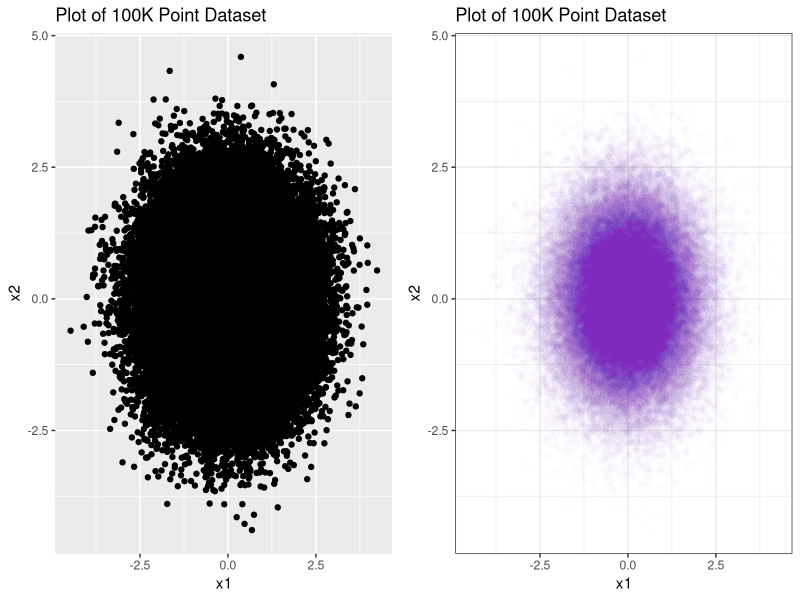
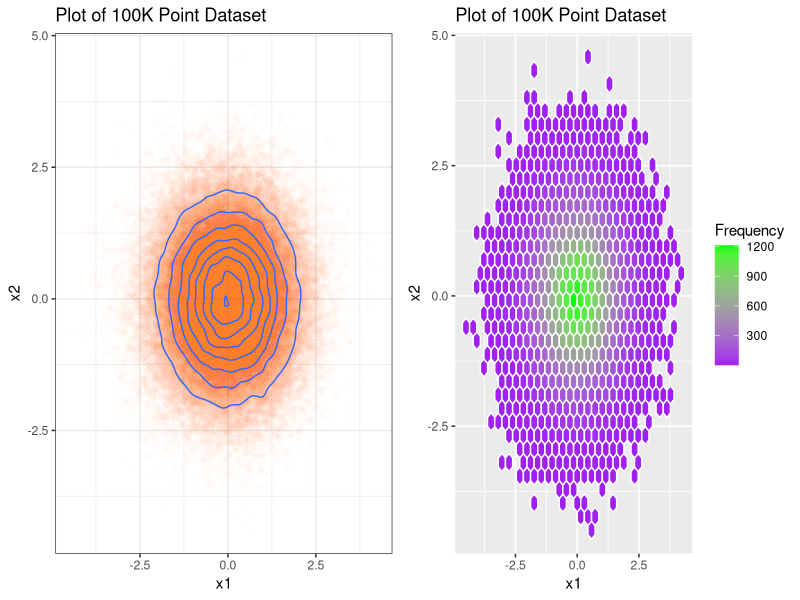
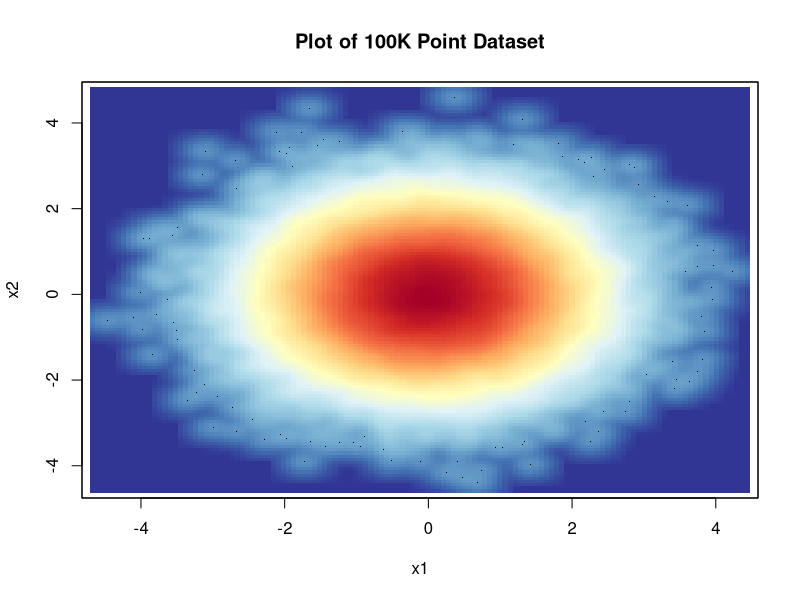

Reproduce these figures in R, in order.
## ---- chunk 1
library(knitr)
knitr::opts_chunk$set(tidy=FALSE, 
               fig.width=10,
               fig.height=5,
               fig.align='left',
               warning=FALSE,
               message=FALSE,
               echo=TRUE)
options(width = 120)
library(ggplot2)
library(colorspace)
library(gridExtra)
## ---- chunk 2
# generate an artificial, large dataset
x1 = rnorm(100000)
x2 = rnorm(100000)
bigdf = as.data.frame(cbind(x1,x2))
## ---- chunk 3
p = ggplot(bigdf,aes(x=x1,y=x2))  +
  ggtitle("Plot of 100K Point Dataset") +
  xlab("x1") +
  ylab("x2")
p1 = p + geom_point()
p2 = p + geom_point(alpha = 0.01, colour="purple") +
  theme_bw()
grid.arrange(p1,p2,ncol=2)
## ---- chunk 4
p = ggplot(bigdf,aes(x=x1,y=x2)) +
  ggtitle("Plot of 100K Point Dataset") +
  xlab("x1") +
  ylab("x2")
p1 = p + 
  geom_point(alpha = 0.01, colour="orange") + 
  geom_density2d() + 
  theme_bw()
p2 = p +
  stat_binhex(colour="white", na.rm=TRUE) +
  scale_fill_gradientn(colours=c("purple","green"), 
                       name = "Frequency", 
                       na.value=NA)
grid.arrange(p1,p2,ncol=2)
## ---- chunk 5

# create a color palette to use in smoothed scatterplot
library(RColorBrewer)
buylrd = c("#313695", "#4575B4", "#74ADD1", "#ABD9E9", "#E0F3F8", "#FFFFBF",
           "#FEE090", "#FDAE61", "#F46D43", "#D73027", "#A50026") 
myColRamp = colorRampPalette(c(buylrd))

# smoothed scatterplot
smoothScatter(x=x1,y=x2,
              colramp=myColRamp,
              main="Plot of 100K Point Dataset",
              xlab="x1",
              ylab="x2")
## ---- chunk 6
sessionInfo()
